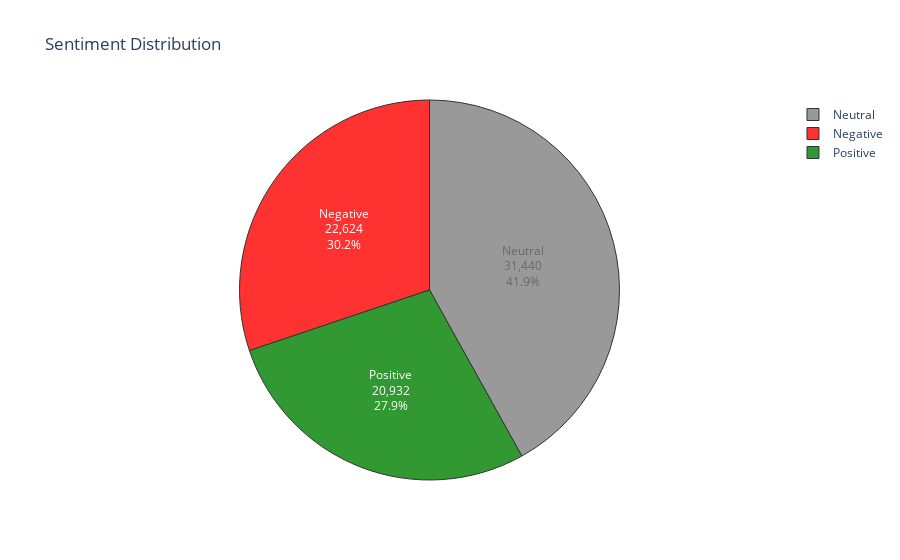

Notebook code cell kept with this figure:
### Code cell
# Sentiment distribution (Pie Chart)
sentiment_counts = df['Sentiment'].value_counts().sort_index()
sentiment_colors = ['red', 'grey', 'green']

fig = go.Figure(data=[go.Pie(labels=sentiment_counts.index, 
                             values=sentiment_counts.values,
                             textinfo='percent+value+label',
                             marker_colors=sentiment_colors,
                             textposition='auto')])

fig.update_layout(
    title_text='Sentiment Distribution',
    template='plotly_white'
)

fig.update_traces(marker_line_color='black', 
                  marker_line_width=1, 
                  opacity=0.8)
 
fig.show()

### Figure 1 — Plotly figure (JSON) as saved in the notebook; plotly's stock layout.template omitted (floating-point values rounded to 4 significant figures)
{"data": [{"labels": ["Negative", "Neutral", "Positive"], "marker": {"colors": ["red", "grey", "green"], "line": {"color": "black", "width": 1}}, "opacity": 0.8, "textinfo": "percent+value+label", "textposition": "auto", "type": "pie", "values": [22624, 31440, 20932]}], "layout": {"title": {"text": "Sentiment Distribution"}}}
